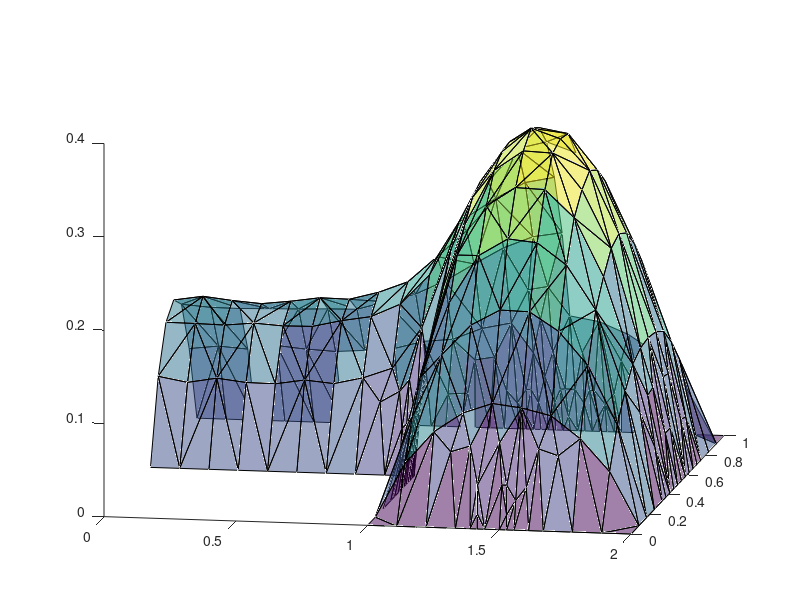

Reproduce this figure in MATLAB.
% MKP pro 2d ulohu
% -div.(a grad u)+pu=f na (0,L1)x(0,L2), 
% Na hranici je Dirichletova OP (u=gD) nebo homog.Neumann (a*grad(u)*n=0) podle
% podminky NeumannOP=0 nebo 1.
% Oblast je L-shape (L_shape=1 nebo 0).

function abc
clc;
L1 = 2; % delka oblasti ve smeru x1
L2 = 1; % delka oblasti ve smeru x2
N1 = 18; % SUDY pocet intervalu ve smeru x1
N2 = 12; % SUDY pocet intervalu ve smeru x2
x1 = linspace(0,L1,N1+1); % sit bodu ve smeru x1
x2 = linspace(0,L2,N2+1); % sit bodu ve smeru x2
NeumannOP = 1; % 0 nebo 1 (ano nebo ne pro homog. Neumann. OP pro x1=0)
L_shape = 1;
Q = 0.8; % jak velky gradient vzhledem k nejvetsimu je pripustny

[xx1,xx2] = meshgrid(x1,x2); % vsechny uzly
xx1 = xx1(:); % x1 souradnice srovnane do vektoru
xx2 = xx2(:); % x2 souradnice srovnane do vektoru

Nuzel = size(xx1,1); % pocet uzlu

% uprava oblasti do L-shape:
if (L_shape==1)
    p = Nuzel;
    for k = p:-1:1 % ponechame jen uzly v L-shape oblasti
        if (xx1(k)<L1/2 && xx2(k)<L2/2) xx1(k)=[]; xx2(k)=[]; Nuzel = Nuzel-1; end;    
    end;
end;

for kk = 1:3 % hlavni cyklus s adaptivni siti %<<<<<<<<<<<<<<<<<<<<

elem = delaunay(xx1,xx2); % sada elementu (trojuhelniku) pro dane uzly
Nelem = size(elem,1); % pocet elementu
% KresliElem(elem,xx1,xx2,Nelem);

% uprava oblasti do L-shape - NENI TRIVIALNI - DISKUSE !
if (L_shape==1)
    p = Nelem;
    for k = Nelem:-1:1 % vymaze elementy mimo L-shape
        pom = elem(k,:);
        x1s = sum(xx1(pom))/3;
        x2s = sum(xx2(pom))/3;
        if (x1s<L1/2 && x2s<L2/2) elem(k,:)=[]; Nelem=Nelem-1; end;
    end;
end;

% oznaceni hranicnich uzlu:
if (L_shape==1)
    uzel_hra = Najdi_uzel_hra_L(xx1,xx2,Nuzel,L1,L2,NeumannOP); % najdeme hranicni uzly
else
    uzel_hra = Najdi_uzel_hra(xx1,xx2,Nuzel,L1,L2); % najdeme hranicni uzly
end;

% sestaveni matice A a prave strany B:
A = zeros(Nuzel);
B = zeros(Nuzel,1);
% jdu po prvcich:
for k = 1:Nelem
    cu = elem(k,:); % cisla uzlu
    A(cu,cu) = A(cu,cu)+Integruj_a(k,elem,xx1,xx2)+Integruj_p(k,elem,xx1,xx2);
    B(cu) = B(cu)+Integruj_f(k,elem,xx1,xx2);
end;
upom = zeros(Nuzel,1);
for k = Nuzel:-1:1 % uprava matice A a prave strany B
    if (uzel_hra(k)==1) 
        B = B-A(:,k)*FcegD(xx1(k),xx2(k));
        A(k,:)=[]; A(:,k)=[]; B(k)=[];
        upom(k) = FcegD(xx1(k),xx2(k)); % dosazeni Dirichlet. OP
    end;
end;
u = A\B; % reseni soustavy lin. rovnic

zde = 1;
for k = 1:Nuzel
    if (uzel_hra(k)==0)
        upom(k) = u(zde); % doplneni reseni ve vnitrnich uzlech
        zde = zde+1;
    end;
end;

% adaptivita site:
[elem,Nelem,xx1,xx2,Nuzel] = Zmena_site(elem,Nelem,upom,xx1,xx2,Nuzel,uzel_hra,Q);
Nuzel % vypise se, kolik ted mame uzlu
end;

KresliReseni(elem,xx1,xx2,Nelem,upom); % vykresleni posledniho reseni

% save('MaticeMKP1',"A","B");


%====================================================================

function z = KresliElem(elem,xx1,xx2,Nelem)
cla; hold on;
for k = 1:Nelem
    t = elem(k,:);
    plot(xx1([t,t(1)]),xx2([t,t(1)]));
end;

function z = Najdi_uzel_hra(xx1,xx2,Nuzel,L1,L2)
epsi = 1e-6;
uzel_hra = zeros(Nuzel,1);
for k = 1:Nuzel
    if (abs(xx1(k)-L1)<epsi || abs(xx1(k))<epsi || abs(xx2(k)-L2)<epsi || abs(xx2(k))<epsi)
        uzel_hra(k) = 1;
    end;
end;
z = uzel_hra;

function z = Najdi_uzel_hra_L(xx1,xx2,Nuzel,L1,L2,Neumann)
epsi = 1e-8;
if (Neumann>0) cc = 1; else cc = 0; end;
uzel_hra = zeros(Nuzel,1);
for k = 1:Nuzel
    if (abs(xx1(k)-L1)<epsi || abs(xx1(k)-L1*cc)<epsi || ...
            abs(xx2(k)-L2)<epsi || abs(xx2(k))<epsi)
        uzel_hra(k) = 1; continue;
    end;
    if ((abs(xx1(k)-L1/2)<epsi && xx2(k)<=L2/2) || ...
            (abs(xx2(k)-L2/2)<epsi && xx1(k)<=L1/2))
        uzel_hra(k) = 1; continue;
    end;
end;
z = uzel_hra;

function z = KresliReseni(elem,xx1,xx2,Nelem,u)
cla; hold on;
for k = 1:Nelem
    t = elem(k,:);
    surf([xx1(t(1)),xx1(t(2));xx1(t(3)),xx1(t(3))],...
        [xx2(t(1)),xx2(t(2));xx2(t(3)),xx2(t(3))],...
        [u(t(1)),u(t(2));u(t(3)),u(t(3))],'FaceAlpha',0.5);
end;
view(10,15);

function z = Integruj_a(k,elem,xx1,xx2)
t = elem(k,:);
x1c = sum(xx1(t)/3);
x2c = sum(xx2(t)/3);
pom  = [xx1(t),xx2(t),[1;1;1]];
d = [pom(1,1:2)-pom(3,1:2);pom(2,1:2)-pom(3,1:2)];
d = abs(det(d))/2;
pom = inv(pom);
pom = pom(1:2,:);
z = pom'*Fcea(x1c,x2c)*pom*d;

function z = Integruj_p(k,elem,xx1,xx2)
t = elem(k,:);
x1c = sum(xx1(t)/3);
x2c = sum(xx2(t)/3);
pom  = [xx1(t),xx2(t)];
d = [pom(1,:)-pom(3,:);pom(2,:)-pom(3,:)];
d = abs(det(d))/2;
z = Fcep(x1c,x2c)*[2,1,1;1,2,1;1,1,2]*d/12;

function z = Integruj_f(k,elem,xx1,xx2)
t = elem(k,:);
x1c = sum(xx1(t)/3);
x2c = sum(xx2(t)/3);
pom  = [xx1(t),xx2(t)];
d = [pom(1,:)-pom(3,:);pom(2,:)-pom(3,:)];
d = abs(det(d))/2;
z = Fcef(x1c,x2c)*d/3;

function z = Fcea(x1,x2)
z = eye(2)/5;%+x1^2;
function z = Fcep(x1,x2)
z = 0.1;
function z = Fcef(x1,x2)
z = 1;%-x1-x2;
function z = FcegD(x1,x2)
z = 1+x2/30+x1/30;
z = 0;
function z = FcegN(x1,x2)
z = 1+x1/10;

function [elem,Nelem,xx1,xx2,Nuzel] = Zmena_site(elem,Nelem,upom,xx1,xx2,Nuzel,uzel_hra,q)
max_deriv = 0;
for k = 1:Nelem
    p = elem(k,:);
    x1p = xx1(p);
    x2p = xx2(p);
    up = upom(p);
    a = [x1p,x2p,ones(3,1)];
    pom = inv(a)*up;
    mm = norm([pom(1),pom(2)]);
    if (mm>max_deriv) max_deriv=mm; end;
end;
for k = 1:Nelem
    p = elem(k,:);
    x1p = xx1(p);
    x2p = xx2(p);
    up = upom(p);
    a = [x1p,x2p,ones(3,1)];
    pom = inv(a)*up;
    mm = norm([pom(1),pom(2)]);
    if (mm>max_deriv*2/4) 
        x1 = [sum(x1p([1,2]))]/2;%,sum(x1p([1,3])),sum(x1p([2,3]))]/2;
        x2 = [sum(x2p([1,2]))]/2;%,sum(x2p([1,3])),sum(x2p([2,3]))]/2;
        x1s = sum(x1p)/3;
        x2s = sum(x2p)/3;
        % xx1 = [xx1;x1s];
        % xx2 = [xx2;x2s];
        xx1 = [xx1;x1s];
        xx2 = [xx2;x2s];
        Nuzel = Nuzel+1;
        if (sum(uzel_hra(p([1,2])))==2) 
            x1 = [sum(x1p([1,2]))]/2;
            x2 = [sum(x2p([1,2]))]/2;
            xx1 = [xx1;x1];
            xx2 = [xx2;x2];
            Nuzel = Nuzel+1;
        end;
        if (sum(uzel_hra(p([1,3])))==2) 
            x1 = [sum(x1p([1,3]))]/2;
            x2 = [sum(x2p([1,3]))]/2;
            xx1 = [xx1;x1];
            xx2 = [xx2;x2];
            Nuzel = Nuzel+1;
        end;
        if (sum(uzel_hra(p([2,3])))==2) 
            x1 = [sum(x1p([2,3]))]/2;
            x2 = [sum(x2p([2,3]))]/2;
            xx1 = [xx1;x1];
            xx2 = [xx2;x2];
            Nuzel = Nuzel+1;
        end;
        
    end;
end;




